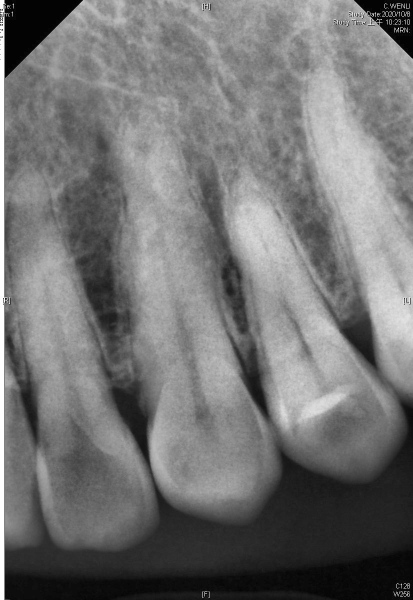
#> input picture image_enhancement/images/11_AHE.jpg, 825 x 1200 px, found by its file name (shown at 1/2 size)
$ python APLIT.py
#> lines starting #> are read from the running program, lines starting #| are printed output that depends on the picture
import cv2
import numpy as np
import math
from scipy import integrate
import os

def u_function(s, s_up, s_low):
    if s < s_low:
        return 0
    elif s_low <= s <= s_up:
        return 1 / (s_up - s_low)
    else:
        return 0

def cal_mu_1_4(s_up, s_low, s_mean):
    integral_1_4, _ = integrate.quad(lambda s: s / u_function(s, s_up, s_low), s_low, s_mean)
    mu_1_4 = integral_1_4 / integrate.quad(lambda s: u_function(s, s_up, s_low), 0, s_mean)[0]
    return mu_1_4

def cal_mu_3_4(s_up, s_low, s_mean):
    integral_3_4, _ = integrate.quad(lambda s: s / u_function(s, s_up, s_low), s_mean, s_up)
    mu_3_4 = integral_3_4 / integrate.quad(lambda s: u_function(s, s_up, s_low), s_mean, s_up)[0]
    return mu_3_4

def aplit_helper(image, gamma, phi, beta):
    # 進行自適應功率法則密度轉換
    transformed_img = (beta + 1) * np.power(image, gamma) - beta * np.power(image, phi)

    # 將值限制在合理範圍內
    transformed_img = np.clip(transformed_img, 0, 1)

    # 將浮點數格式轉換為 8 位無符號整數格式
    transformed_img = (transformed_img * 255).astype(np.uint8)

    return transformed_img

def aplit(image):
    # 正規化像素值 (S~)
    normalized_image = image / 255.0

    # 計算平均值 (S~)mean
    s_mean = np.mean(normalized_image)
    # print("--> Normalized image mean_value(s_mean): ", s_mean)

    # 設置 F(s) 的參數
    t_thr = 0.5
    s_thr = s_mean * 0.1
    s_up = np.max(normalized_image)
    s_low = np.min(normalized_image)

    # 計算 mu_1/4
    mu_1_4 = cal_mu_1_4(s_up, s_low, s_mean)

    # 計算 mu_3/4
    mu_3_4 = cal_mu_3_4(s_up, s_low, s_mean)

    gamma = math.log(1/4) / math.log(mu_1_4)
    phi = math.log(3/4) / math.log(mu_3_4)
    beta = (t_thr - s_thr**gamma) / (s_thr**gamma - s_thr**phi)
    # print(f'gamma: {gamma}, phi: {phi}, beta: {beta}')

    # APLIT
    aplit_image = aplit_helper(normalized_image, gamma, phi, beta)

    return aplit_image

'''----------------------------------------------------------------------------------------'''
image = cv2.imread("image_enhancement/images/11_AHE.jpg", cv2.IMREAD_GRAYSCALE)
#> image is the input picture: shape (1200, 825); min 0, max 255, mean 115.7
image = cv2.resize(image, (image.shape[1]//2, image.shape[0]//2))
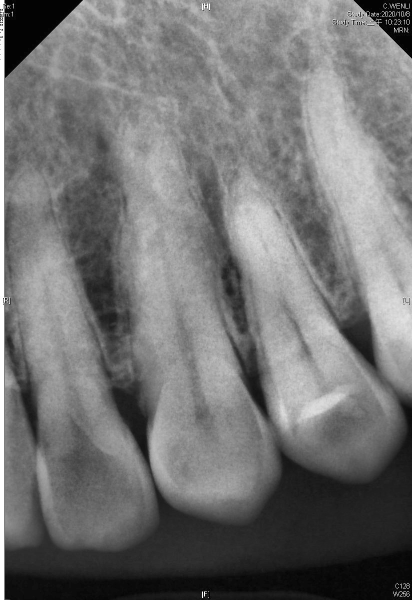
#> image: shape (600, 412); min 1, max 255, mean 115.7
aplit_image = aplit(image)
#> in aplit, `s_mean = np.mean(normalized_image)`: s_mean = 0.454
#> in aplit, `s_thr = s_mean * 0.1`: s_thr = 0.0454
#> in aplit, `s_up = np.max(normalized_image)`: s_up = 1
#> in aplit, `s_low = np.min(normalized_image)`: s_low = 0.00392
#> in cal_mu_1_4, `integral_1_4, _ = integrate.quad(lambda s: s / u_function(s, s_up, s_l..`: integral_1_4 = 0.102
#> in cal_mu_1_4, `mu_1_4 = integral_1_4 / integrate.quad(lambda s: u_function(s, s_up, s..`: mu_1_4 = 0.227
#> in cal_mu_3_4, `integral_3_4, _ = integrate.quad(lambda s: s / u_function(s, s_up, s_l..`: integral_3_4 = 0.396
#> in cal_mu_3_4, `mu_3_4 = integral_3_4 / integrate.quad(lambda s: u_function(s, s_up, s..`: mu_3_4 = 0.721
#> in aplit, `gamma = math.log(1/4) / math.log(mu_1_4)`: gamma = 0.935
#> in aplit, `phi = math.log(3/4) / math.log(mu_3_4)`: phi = 0.88
#> in aplit, `beta = (t_thr - s_thr**gamma) / (s_thr**gamma - s_thr**phi)`: beta = -43.26
#> in aplit_helper, `transformed_img = (beta + 1) * np.power(image, gamma) - beta * np.powe..`:
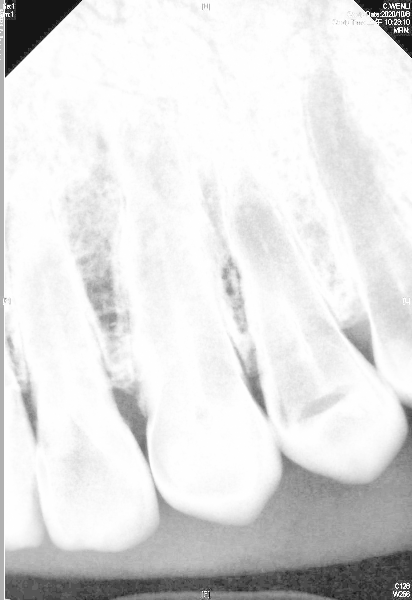
#> transformed_img: shape (600, 412) float64; min 0.0922, max 1.4, mean 1.25; drawn with min black and max white
#> in aplit_helper, `transformed_img = np.clip(transformed_img, 0, 1)`:
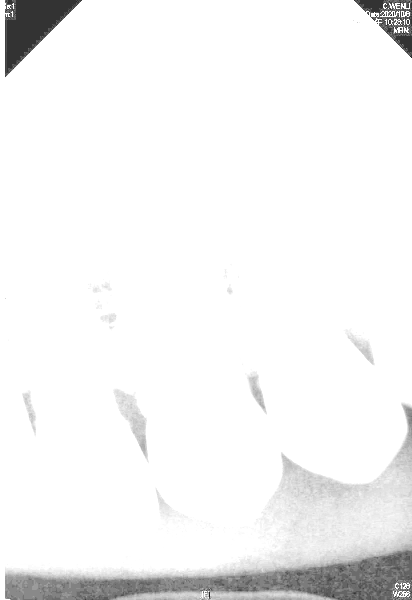
#> transformed_img: shape (600, 412) float64; min 0.0922, max 1, mean 0.956

## (t_thr, s_thr) = (0.5, 1) = (0.3, s_mean * 1.0)
# cv2.imwrite("image_enhancement/images/11_AHE_APLIT(0.5, 1).jpg", aplit_image)
cv2.imshow("APLIT", aplit_image)
cv2.imshow("image", image)
cv2.waitKey()
cv2.destroyAllWindows()
'''----------------------------------------------------------------------------------------'''
# [14 lines of commented-out code are left out]

$ run again, with image_enhancement/images/34_AHE.jpg copied over image_enhancement/images/11_AHE.jpg
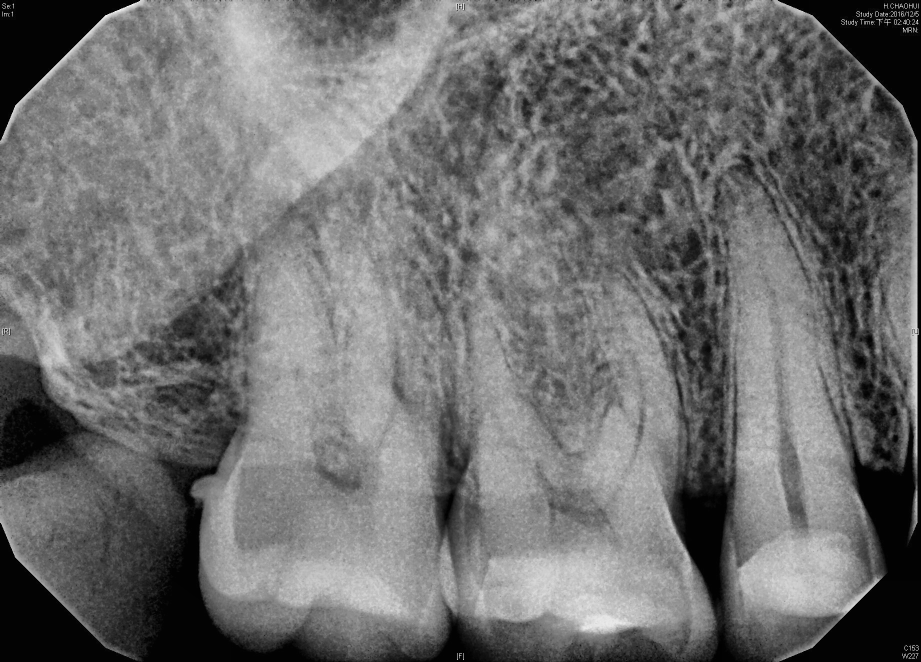
#> input picture image_enhancement/images/34_AHE.jpg, 1842 x 1324 px, found by its file name (shown at 1/2 size)
#> image is the input picture: shape (1324, 1842); min 0, max 255, mean 111.3
#> `image = cv2.resize(image, (image.shape[1]//2, image.shape[0]//2))`:
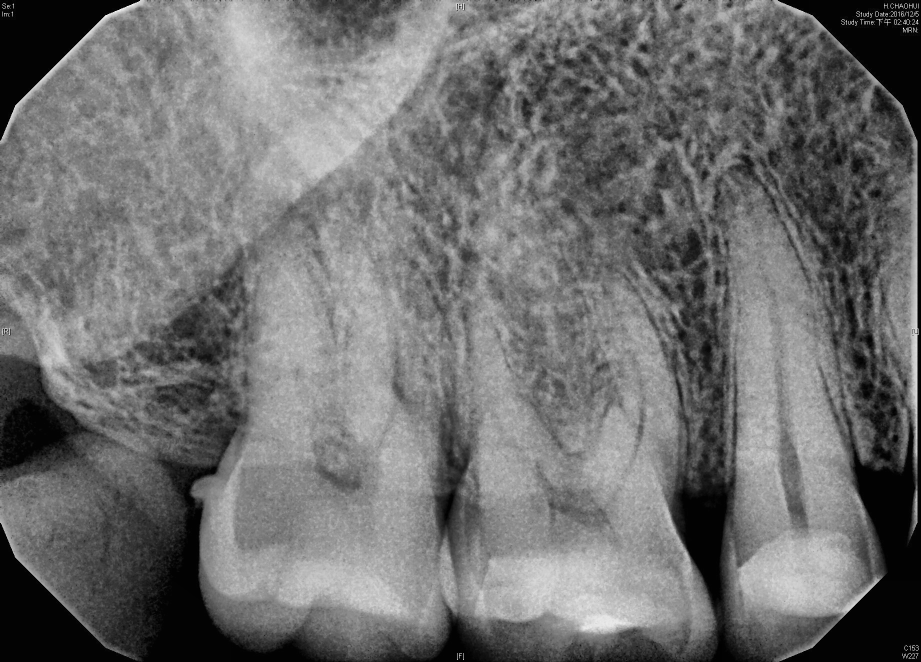
#> image: shape (662, 921); min 0, max 253, mean 111.4
#> s_mean = 0.437
#> s_thr = 0.0437
#> s_up = 0.992
#> s_low = 0
#> integral_1_4 = 0.0946
#> in cal_mu_1_4, `mu_1_4 = integral_1_4 / integrate.quad(lambda s: u_function(s, s_up, s..`: mu_1_4 = 0.215
#> integral_3_4 = 0.394
#> in cal_mu_3_4, `mu_3_4 = integral_3_4 / integrate.quad(lambda s: u_function(s, s_up, s..`: mu_3_4 = 0.703
#> gamma = 0.902
#> phi = 0.817
#> beta = -24.5
#> in aplit_helper, `transformed_img = np.clip(transformed_img, 0, 1)`:
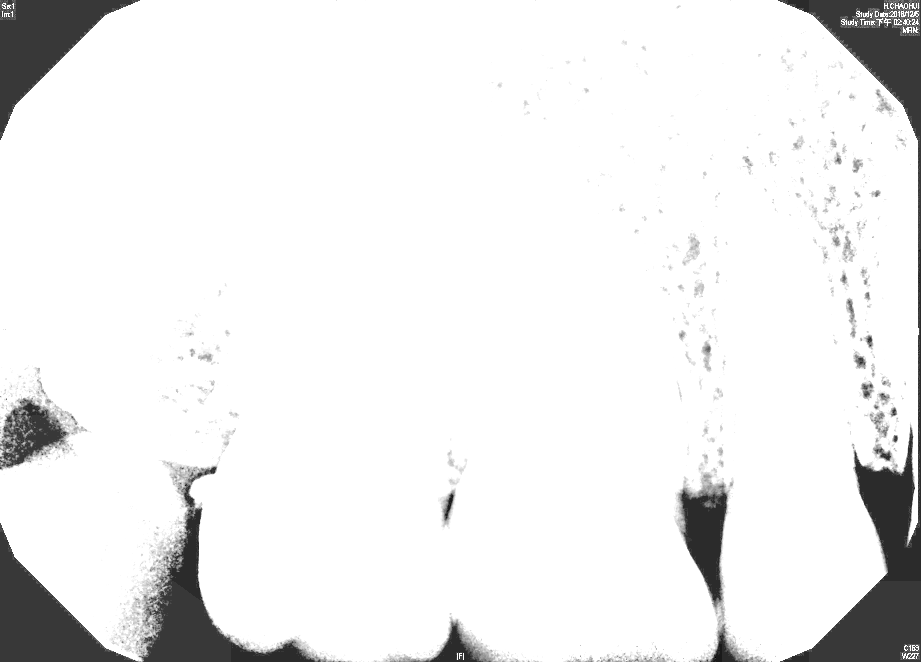
#> transformed_img: shape (662, 921) float64; min 0, max 1, mean 0.93
